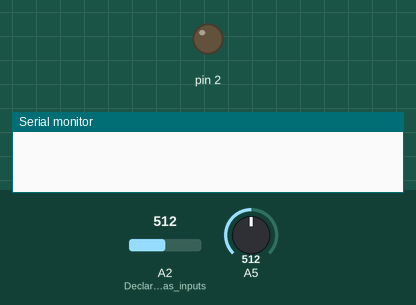
Bench run of a sketch on a simulated Arduino Mega 2560, built with avr-gcc and run on an emulated ATmega2560. Shown: output pins drawn as LEDs (lit = HIGH), the last lines printed to the serial monitor. The inputs (shaded band) are chosen by the test bench; at power-on: A2 (Declaring_pins_as_inputs) = 512, A5 = 512.

Above: at 0.1 s.
At 1.2 s:
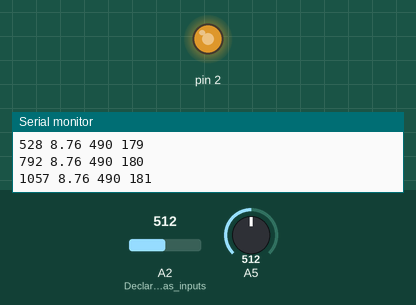
1.3 s: A2 (Declaring_pins_as_inputs) set to 716
At 4.1 s:
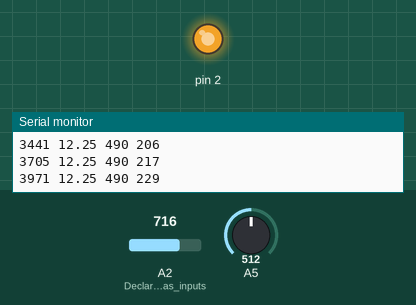
4.3 s: A2 (Declaring_pins_as_inputs) set to 900
Timing chart, 0 to 7.3 s (numbered marks = the images above; inputs shaded):
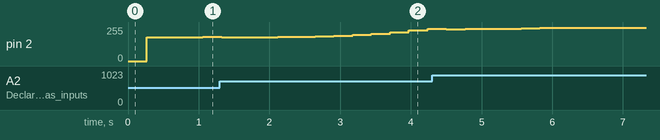

The sketch:

mppt_adaptive.ino
```cpp
/*
  Maximum Power Point Tracking - Adaptive

  This is the code of Maximum Power Point Tracking
  which uses adaptive perturb and observe method to
  reach the maximum power point very fast along with
  minimal oscillations about the maximum power point

  The circuit:
  * A5 - Analog Input from the current sensor
  * A2 - Analog Input from the voltage sensor
  * 2 - PWM output to the MOSFET of the power converter
  * Resitor divider as the voltage sensor (56K an 22k OUTPUT across 22K)
  * ACS712 based current sensor

  Created 15 JUNE 2016
  By Kartik Samtani

*/

int current; // stores current flowing into the converter - at input
float voltage=0.0; // stores the voltage applied across the input terminals of the converter
float prev_voltage=0.0; // stores the voltage applied across the input terminals of the converter at the previous instant of computation
float power=0.0; // stores the power drawn by the converter at its input terminals from the source
float prev_power=0.0; // stores the power drawn by the converter at its input terminals from the source at the previous instant of computation
int pwm_value = 180; // by defualt the PWM value applied to the MOSFET of the DC-DC converter
int steps = 2; // Initial step size of the PWM values if the operating point of the solar cell is such that V_(solar) < V_(mpp)
int steps2 = 2; // Initial step size of the PWM values if the operating point of the solar cell is such that V_(solar) > V_(mpp)
int upper_limit_l = 8; // Upper limit on the value of 'steps' variable
int upper_limit_r = 12; // Upper limit on the value of 'steps2' variable
int count_l = 0; // a counter variable
int count_r = 0; // a counter variable
int start_incr_l = 0; // a signal variable to indicate when to start incrementing the value of 'steps' variable
int start_incr_r = 0; // a signal variable to indicate when to start incrementing the value of 'steps2' variable
long unsigned int time_stamp; // a variable which stores the appropriate time stamp for data logging purpose

int meas_current() // Routine to measure the current flowing into the dc-dc converter using ACS712 sensor, Output - current value in mA in integer format
{
  int i = 0;
  int samples = 100; // number of samples over which the average is to be taken
  float sum=0; // accumulator variable for finding the average current
  int value;
  int new_value;
  float temp_current;
  int current;
  int suma=0;
  int avg_current=0.0;

  for(int j=0;j<20;j++)
  {
  for(i=0;i<samples;i++)
   sum+=analogRead(A5);
   value = sum/samples; // callibration steps determined by experimentation using the laboratory source which gave a constant current flowing through the sensor
   new_value = value - 158;
   temp_current = new_value*1.272;
   if(temp_current<0)
   temp_current = 0;
   sum=0;
   suma+=temp_current;
   }
   avg_current = (suma/200)*10; // this step makes the 3 digit value of current in mA insesitive at the unit's place
   return avg_current+40; // while returning the value of current, an offset of 40 was given to get the actual value of current for data-logging purposes
}

float meas_voltage() // Routine to measure the voltage across the input terminals of dc-dc converter, Output - voltage value in volts in integer format
{
  int i = 0;
  int samples = 200; // number of values over which the average is to be taken
  float sum=0;
  int value;
  int new_value;
  float voltage;

  for(i=0;i<samples;i++)
  sum+=analogRead(A2);
  value = sum/samples;
  new_value = value;
  voltage = (float)new_value*5/1023;
  sum = 0;
  return voltage*3.5;
}


void setup() {
  pinMode(A2,INPUT); // Declaring pins as inputs or outputs
  pinMode(A5,INPUT);
  pinMode(2,OUTPUT);
  TCCR3B &= ~0b00000111; // This is to configure the Timer 3 register of ATmel 2560 to give PWM of frequency 32.5KHz at pin 2
  TCCR3B |= 0b00000001;
  Serial.begin(9600); // Configure the UART protocol to work at 9600 bauds
}

void loop()
{
 current = meas_current(); // acquire current and voltage values
 voltage = meas_voltage();

 time_stamp = millis(); // get time stamp
 power = current*voltage; // compute power

 if(count_l>2) // if the solar cell/ laboratory power source operates in the region V_(solar) < V_(mpp) for 2 or more iterations then enable incrementing of 'steps' variable
  {
    start_incr_l = 1;
    count_l = 2;
  }
 else
  start_incr_l = 0;

 if(count_r>2) // if the solar cell/ laboratory power source operates in the region V_(solar) > V_(mpp) for 2 or more iterations then enable incrementing of 'steps2' variable
  {
    start_incr_r = 1;
    count_r = 2;
  }
 else
  start_incr_r = 0; // else don't increment the values of 'steps' and 'steps2'

 if(power >= prev_power)
 {
  if(voltage > prev_voltage)  // region of operation where V_(solar) < V_(mpp)
   {
     if(start_incr_l == 1)
     steps = steps+2; // increment the value of 'steps' variable by 2 as long as start_incr_l is 1
     if(steps>upper_limit_l) // limit the growth of 'steps' variable when it goes beyond its upper limit
      steps = upper_limit_l;
      steps2 = 1; // reduce the value of 'steps2' to 1 the moment power source starts operating in region V_(solar) < V_(mpp)
     pwm_value-=steps;
     if(pwm_value<5) // place lower and upper bounds on the PWM values
      pwm_value = 5;
     if(pwm_value>250)
      pwm_value = 250;
     analogWrite(2,pwm_value); // output the PWM signal from pin 2
     count_l++; // increment count_l as long as power source/solar cell operates in this region
     count_r = 0; // reset count_r
   }
  else // region of operation where V_(solar) > V_(mpp)
   {
    if(start_incr_r == 1)
    steps2 = steps2+2; // increment the value of 'steps2' variable by 2 as long as start_incr_r is 1
    if(steps2>upper_limit_r) // limit the growth of 'steps2' variable when it goes beyond its upper limit
      steps2 = upper_limit_r;
      steps = 1; // reduce the value of 'steps' to 1 the moment power source starts operating in region V_(solar) < V_(mpp)
    pwm_value+=steps2;
    if(pwm_value<5) // place lower and upper bounds on the PWM values
     pwm_value = 5;
    if(pwm_value>250)
     pwm_value = 250;
    analogWrite(2,pwm_value); // output the PWM signal from pin 2
    //flag = 1;
    count_r++; // increment count_l as long as power source/solar cell operates in this region
    count_l = 0; // reset count_l
   }
 }
else
 {
  if(voltage >= prev_voltage) // region of operation where V_(solar) > V_(mpp)
   {
     if(start_incr_r == 1)
     steps2 = steps2+2; // increment the value of 'steps2' variable by 2 as long as start_incr_r is 1
     if(steps2>upper_limit_r) // limit the growth of 'steps2' variable when it goes beyond its upper limit
      steps2 = upper_limit_r;
      steps = 1; // reduce the value of 'steps' to 1 the moment power source starts operating in region V_(solar) < V_(mpp)
     pwm_value+=steps2;
     if(pwm_value<5) // place lower and upper bounds on the PWM values
      pwm_value = 5;
     if(pwm_value>250)
      pwm_value = 250;
     analogWrite(2,pwm_value); // output the PWM signal from pin 2
     //flag2 = 1;
     count_r++;  // increment count_l as long as power source/solar cell operates in this region
     count_l = 0; // reset count_l
   }
  else // region of operation where V_(solar) < V_(mpp)
   {
    if(start_incr_l == 1)
    steps = steps+2; // increment the value of 'steps' variable by 2 as long as start_incr_l is 1
    if(steps>upper_limit_l) // limit the growth of 'steps' variable when it goes beyond its upper limit
     steps = upper_limit_l;
      steps2 = 1; // reduce the value of 'steps2' to 1 the moment power source starts operating in region V_(solar) < V_(mpp)
    pwm_value-=steps;
    if(pwm_value<5) // place lower and upper bounds on the PWM values
     pwm_value = 5;
    if(pwm_value>250)
     pwm_value = 250;
    analogWrite(2,pwm_value); // output the PWM signal from pin 2
    count_r = 0; // reset count_r
    count_l++; // increment count_l as long as power source/solar cell operates in this region
   }
 }
 prev_power = power; // Updating the values of prev_power and prev_voltage
 prev_voltage = voltage;

 Serial.print(time_stamp); // logging current, voltage and pwm values with the time stamp
 Serial.print(" ");
 Serial.print(voltage);
 Serial.print(" ");
 Serial.print(current);
 Serial.print(" ");
 Serial.println(pwm_value);
}
```
